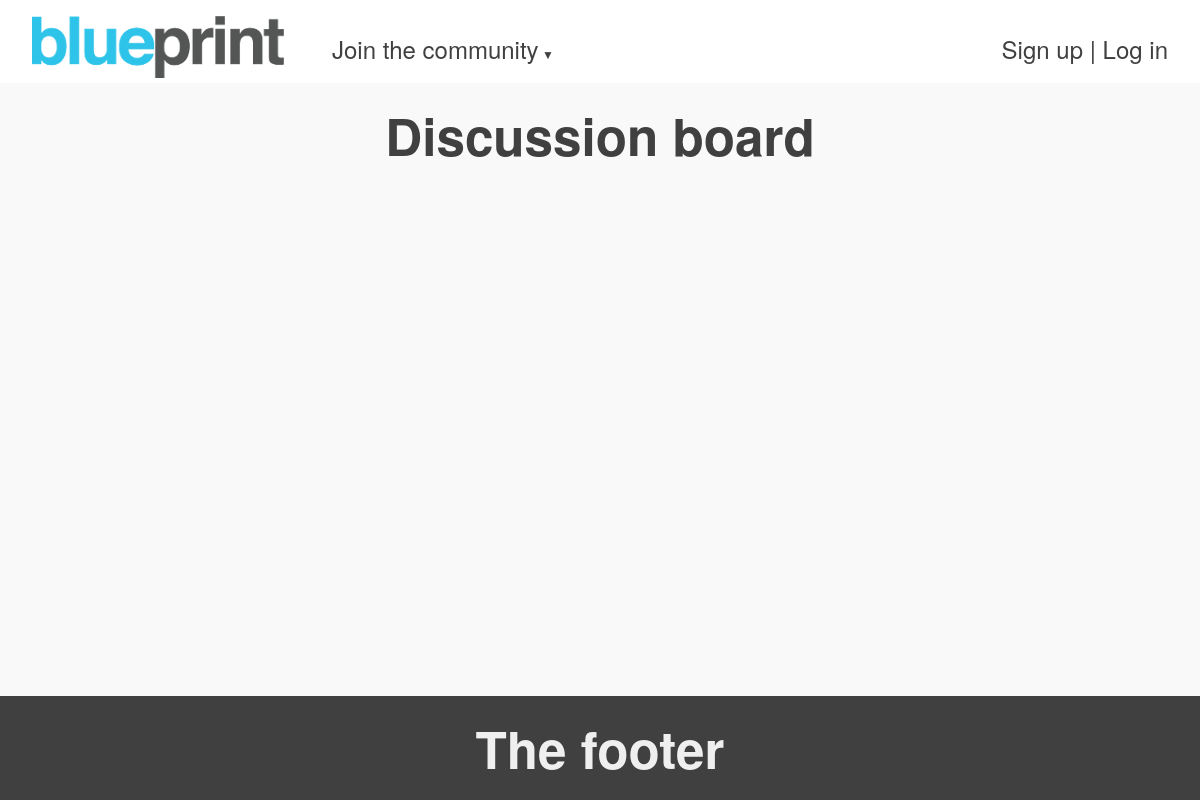
The app's page /forum.php, older data.
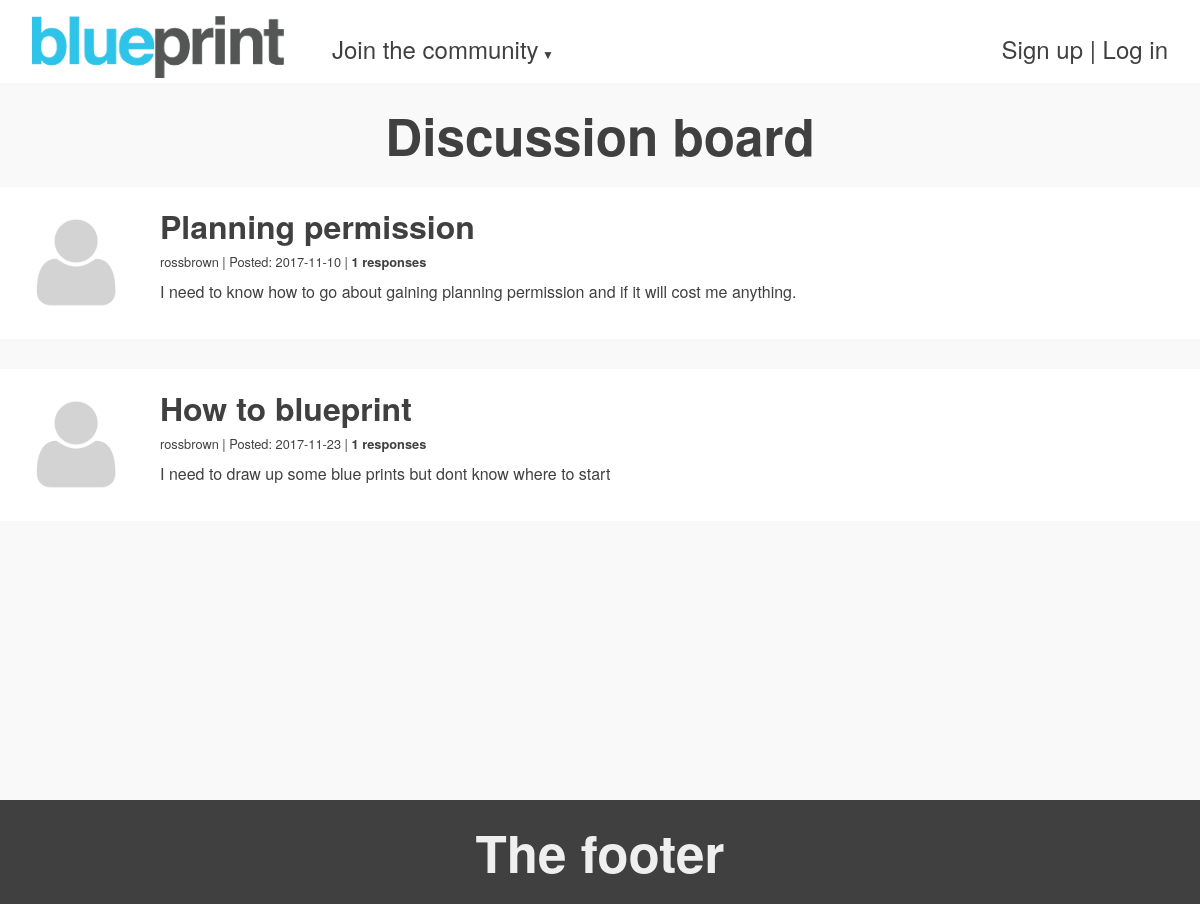
The same page, newer data.
### tables this page shows
CREATE TABLE `bp_thread` (
  `threadId` int(11) NOT NULL,
  `userId` int(11) NOT NULL,
  `threadTitle` varchar(100) NOT NULL,
  `threadInfo` varchar(500) NOT NULL,
  `timePosted` time NOT NULL,
  `datePosted` date NOT NULL
);

CREATE TABLE `bp_user` (
  `userId` int(11) NOT NULL,
  `forename` varchar(100) NOT NULL,
  `surname` varchar(100) NOT NULL,
  `email` varchar(100) NOT NULL,
  `username` varchar(100) NOT NULL,
  `password` varchar(100) NOT NULL,
  `pro` int(1) NOT NULL DEFAULT '0',
  `image` blob,
  `overview` varchar(500) NOT NULL,
  `organisation` varchar(100) NOT NULL,
  `websiteLink` varchar(500) NOT NULL,
  `userRole` varchar(100) NOT NULL
);

### forum.php (the view, shortened to what this page needs)
<?php
require_once ('scripts/functions.php');
echo makePageStart("viewport", "width=device-width, inital-scale=1", "Blueprint home");
echo makeHeader();
$dbConn = databaseConn::getConnection();
$sqlCount = "SELECT count(*) FROM bp_thread_message";
$result = $dbConn->prepare($sqlCount);
$result->execute();
$number_of_rows = $result->fetchColumn();
$forumSQL = 'select *
             from bp_thread
             left join bp_user
             on bp_thread.userId=bp_user.userId
             order by datePosted';
$stmt = $dbConn->query($forumSQL);
echo "<div class=\"threads-wrapper\">
<h1>Discussion board</h1>";
while ( $forum = $stmt->fetchObject()) {
    echo "
<div class=\"thread\">
            <img src=\"Images/default_user.png\">
            <a href=\"thread.php?threadId=$forum->threadId\">
            <div class=\"thread-info\">
                <h2>$forum->threadTitle</h2>
                <span>$forum->username | Posted: $forum->datePosted | <strong>$number_of_rows responses</strong></span>
                <p>$forum->threadInfo</p>
            </div>
        </a>
        </div>
          </div>";
}
echo " </div>";
?>
<?php
echo makePageFooter();
?>

### scripts/functions.php
<?php
function makePageStart($metaName, $metaContent, $pageTitle) {
	$pageStartContent = <<<PAGESTART
  <!DOCTYPE html>
  <html lang="en">
  <head>
      <meta charset="UTF-8">
      <meta name="$metaName" content="$metaContent">
      <link rel="stylesheet" type="text/css" href="css/style.css">
      <title>$pageTitle</title>
  </head>
  <body>
  <div class="wrapper">
PAGESTART;
	$pageStartContent .="\n";
	return $pageStartContent;
};
function makeHeader(){
  $headerContent = <<<HEADER
  <header>
    <div class="logo-contain">
    <a href="index.php"><img src="images/logo-test.png" alt="Blueprint company logo"></a>
    </div>
    <div class="menu-wrap">
        <nav class="header-nav">
            <ul class="clearfix">
              <li><a href="community.php">Join the community<span class="arrow"> &#9660;</span></a>
                <ul class="dropdown">
                    <li><a href="events.php">Events</a></li>
                    <li><a href="Forum.php">Discussion board</a></li>
                 </ul>
              </li>
            </ul>
        </nav>
        <nav class="user-nav">
          <span class="user-conrol-links">
            <a href="#">Sign up</a> | <a href="login.php">Log in</a>
          </span>
        </nav>
    </div>
  </header>
  <main>
HEADER;
    $headerContent .="\n";
    return $headerContent;
};
function makePageFooter(){
    $makePageFooter = <<<FOOTER
    </main>
		<footer>
				<h1>The footer</h1>
		</footer>
  </div>
</body>
</html>
FOOTER;
    $makePageFooter .="\n";
    return $makePageFooter;
};

### css/style.css (style rules this page uses)
html, body { height: 100%; color: #404040; }
body { font-family: Helvetica Neue, Helvetica, Arial, sans-serif; width: 100%; margin: 0; padding: 0; font-size: 100%; background-color: #f9f9f9; position: relative; }
.wrapper { padding: 0; width: 100%; display: flex; flex-direction: column; min-height: 100vh; }
header { padding: 1em; padding-bottom: 0; width: 100%; box-sizing: border-box; background-color: #fff; }
footer { background-color: #404040; float: left; width: 100%; color: #efefef; }
main { overflow: hidden; background-color: #f9f9f9; flex: 1; }
h1 { font-size: 3.2em; text-align: center; margin: 15px 0; }
h2 { font-size: 2.2em; text-align: left; }
img { width: 100%; max-width: 100%; max-height: 100%; }
a { text-decoration: none; color: #404040; }
ul { list-style-type: none; margin: 0; }
.header-nav { float: left; margin-top: 15px; }
.menu-wrap { width:100%; }
.header-nav .arrow { font-size:12px; line-height:0%; }
.clearfix { list-style: none; margin-bottom: 10px; float: left; width: 100%; position: relative; z-index: 5; }
.clearfix a { display: block; text-decoration: none; }
.clearfix li { float: left; margin-right: 10px; position: relative; }
.header-nav li { float: left; padding-left: 0.5em; padding-right: 0.5em; }
.header-nav li:first-child { padding-left: 0; padding-right: 0.5em; }
.header-nav li:last-child { padding-left: 0.5em; padding-right: 0; }
.header-nav a { font-size: 1.5em; text-decoration: none; color: #404040; }
.user-nav span { font-size: 1.5em; float: right; }
.user-nav a { text-decoration: none; color: #404040; }
.logo-contain { float: left; width: auto; padding-left: 1em; }
.user-nav { margin-top: 15px; float: right; margin-right: 1em; }
.thread { width:100%; float: left; padding: 1em; background-color: #fff; margin-bottom: 30px; }
.thread img { width: 10%; float: left; }
.thread-info { padding-left: 12%; }
.thread h2, p { margin:0; }
.thread h2 { font-size: 2em; }
.thread p { padding-top: 0.5em; }
.thread span { font-size: 0.8em; }

Row changes from the older to the newer data that the page shows:
added bp_thread: threadTitle "Planning permission", userId.username "rossbrown", datePosted "2017-11-10", number_of_rows "1", threadInfo "I need to know how to go about gaining planning permission and if it will cost me anything."
added bp_thread: threadTitle "How to blueprint", userId.username "rossbrown", datePosted "2017-11-23", number_of_rows "1", threadInfo "I need to draw up some blue prints but dont know where to start"
